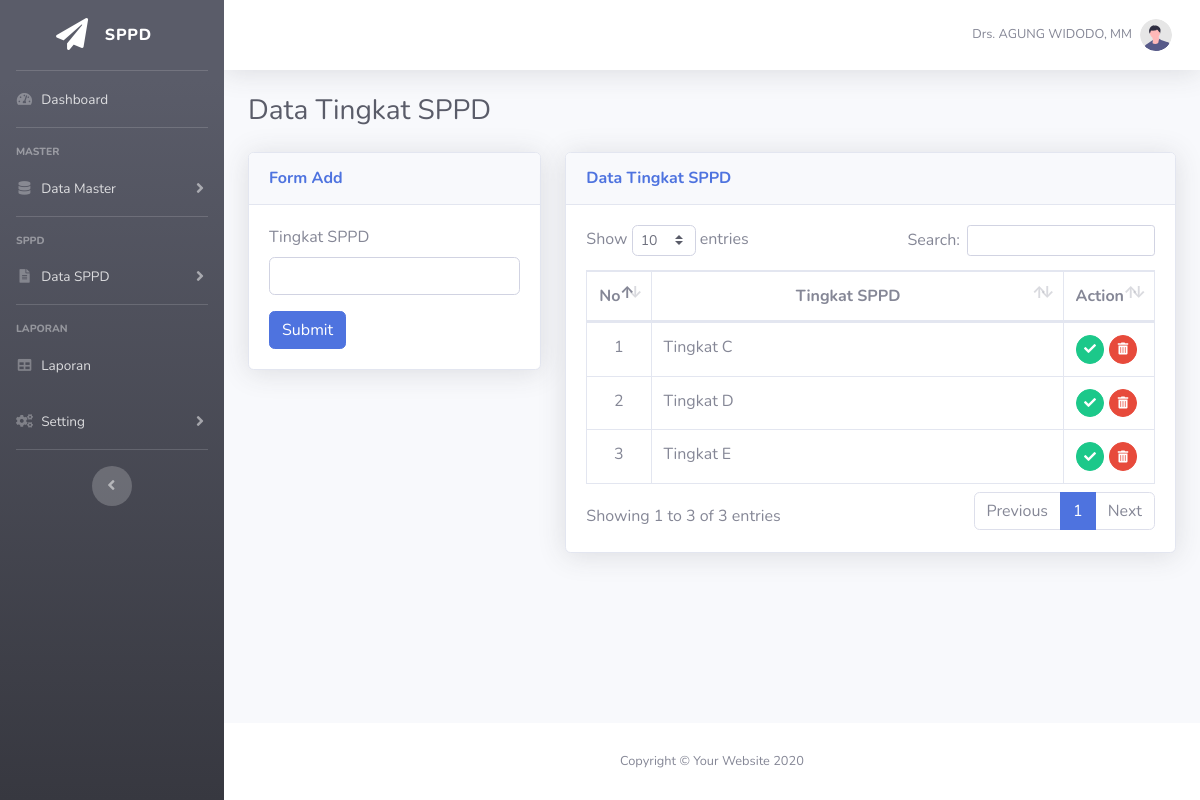
Page /index.php?page=tingkat (signed in) on the committed database.
### tables this page shows
CREATE TABLE `tb_pegawai` (
  `id_pegawai` int(11) NOT NULL,
  `nip` varchar(30) NOT NULL,
  `nama_pegawai` varchar(50) NOT NULL,
  `id_jabatan` int(11) NOT NULL,
  `id_golongan` int(11) NOT NULL,
  `id_tingkat` int(11) NOT NULL
);

CREATE TABLE `tb_tingkat` (
  `id_tingkat` int(11) NOT NULL,
  `tingkat` varchar(10) NOT NULL
);

### page/tingkat/tingkat.php (the view, shortened to what this page needs)
<h1 class="h3 mb-4 text-gray-800">Data Tingkat SPPD</h1>
<div class="row">
  <div class="col-lg-4 mb-4">
    <div class="card shadow mb-4">
      <div class="card-header py-3">
        <h6 class="m-0 font-weight-bold text-primary">Form Add</h6>
      </div>
      <div class="card-body">
        <form action="" method="POST">
          <div class="form-group">
            <label for="tingkat">Tingkat SPPD</label>
            <input type="text" class="form-control" name="tingkat" id="tingkat" autocomplete="off" autofocus required>
          </div>
          <button type="submit" name="add" class="btn btn-primary">Submit</button>
        </form>
      </div>
    </div>
  </div>
  <div class="col-lg-8 mb-4">
    <div class="card shadow mb-4">
      <div class="card-header py-3">
        <h6 class="m-0 font-weight-bold text-primary">Data Tingkat SPPD</h6>
      </div>
      <div class="card-body">
        <div class="table-responsive">
          <table class="table table-bordered" id="dataTable" width="100%" cellspacing="0">
            <thead>
              <tr>
                <th class="text-center">No</th>
                <th class="text-center">Tingkat SPPD</th>
                <th>Action</th>
              </tr>
            </thead>
            <tbody>
            <?php
              $no = 1;
              $tingkat = $conn->query("SELECT * FROM tb_tingkat");
              while ($data = $tingkat->fetch_assoc()) {
              ?>
              <tr>
                <td width="2%" class="text-center"><?= $no++; ?></td>
                <td><?= $data['tingkat']; ?></td>
                <td width="5%">
                  <a href="?page=tingkat&action=edit&id=<?= base64_encode($data['id_tingkat']); ?>" class="btn btn-success btn-circle btn-sm">
                    <i class="fas fa-check"></i>
                  </a>
                  <a href="#myModalTing" class="btn btn-danger btn-circle btn-sm deleteTing" data-id="<?= $data['id_tingkat']; ?>" role="button" data-toggle="modal">
                      <i class="fas fa-trash-alt"></i>
                  </a>
                </td>
              </tr>
              <?php } ?>
            </tbody>
          </table>
        </div>
      </div>
    </div>
  </div>
</div>

### index.php (shortened to what this page needs)
<?php
include('config.php');
?>
<!DOCTYPE html>
<html lang="en">
<head>
  <link href="asset/vendor/fontawesome-free/css/all.min.css" rel="stylesheet" type="text/css">
  <link href="asset/css/sb-admin-2.min.css" rel="stylesheet">
  <link href="asset/vendor/datatables/dataTables.bootstrap4.min.css" rel="stylesheet">
</head>
<body id="page-top">
  <div id="wrapper">
    <ul class="navbar-nav bg-gradient-dark sidebar sidebar-dark accordion" id="accordionSidebar">
      <a class="sidebar-brand d-flex align-items-center justify-content-center" href="index.php">
        <div class="sidebar-brand-icon">
          <i class="fas fa-paper-plane"></i>
        </div>
        <div class="sidebar-brand-text mx-3">SPPD</div>
      </a>
      <hr class="sidebar-divider my-0">
      <li class="nav-item">
        <a class="nav-link" href="index.php">
          <i class="fas fa-fw fa-tachometer-alt"></i>
          <span>Dashboard</span></a>
      </li>
      <hr class="sidebar-divider">
      <div class="sidebar-heading">
        Master
      </div>
      <li class="nav-item">
        <a class="nav-link collapsed" href="#" data-toggle="collapse" data-target="#collapseTwo" aria-expanded="true" aria-controls="collapseTwo">
          <i class="fas fa-fw fa-database"></i>
          <span>Data Master</span>
        </a>
      </li>
      <hr class="sidebar-divider">
      <div class="sidebar-heading">
        SPPD
      </div>
      <li class="nav-item">
        <a class="nav-link collapsed" href="#" data-toggle="collapse" data-target="#collapseOne" aria-expanded="true" aria-controls="collapseOne">
          <i class="fas fa-fw fa-file-alt"></i>
          <span>Data SPPD</span>
        </a>
      </li>
      <hr class="sidebar-divider">
      <div class="sidebar-heading">
        Laporan
      </div>
      <li class="nav-item">
        <a class="nav-link" href="#">
          <i class="fas fa-fw fa-table"></i>
          <span>Laporan</span></a>
      </li>
      <li class="nav-item">
        <a class="nav-link collapsed" href="#" data-toggle="collapse" data-target="#collapseThree" aria-expanded="true" aria-controls="collapseThree">
          <i class="fas fa-fw fa-cogs"></i>
          <span>Setting</span>
        </a>
      </li>
      <hr class="sidebar-divider d-none d-md-block">
      <div class="text-center d-none d-md-inline">
        <button class="rounded-circle border-0" id="sidebarToggle"></button>
      </div>
    </ul>
    <div id="content-wrapper" class="d-flex flex-column">
      <div id="content">
        <nav class="navbar navbar-expand navbar-light bg-white topbar mb-4 static-top shadow">
          <?php
          $nama = $conn->query("SELECT * FROM tb_pegawai WHERE id_pegawai = '$_SESSION[id_pegawai]'");
          $dataNama = $nama->fetch_assoc();
          ?>
          <ul class="navbar-nav ml-auto">
            <li class="nav-item dropdown no-arrow">
              <a class="nav-link dropdown-toggle" href="#" id="userDropdown" role="button" data-toggle="dropdown" aria-haspopup="true" aria-expanded="false">
                <span class="mr-2 d-none d-lg-inline text-gray-600 small"><?= $dataNama['nama_pegawai']; ?></span>
                <img class="img-profile rounded-circle" src="asset/img/undraw_profile.svg">
              </a>
            </li>
          </ul>
        </nav>
        <div class="container-fluid">
          <?php
          $page = $_GET['page'];
          $action = $_GET['action'];
          if ($page == "pegawai") {
            if ($action == "") {
              include "page/pegawai/pegawai.php";
            } elseif ($action == "add") {
              include "page/pegawai/add.php";
            } elseif ($action == "edit") {
              include "page/pegawai/edit.php";
            } elseif ($action == "delete") {
              include "page/pegawai/delete.php";
            }
          } elseif ($page == "tingkat") {
            if ($action == "") {
              include "page/tingkat/tingkat.php";
            } elseif ($action == "add") {
              include "page/tingkat/add.php";
            } elseif ($action == "edit") {
              include "page/tingkat/edit.php";
            } elseif ($action == "delete") {
              include "page/tingkat/delete.php";
            }
          } else {
            include "dashboard.php";
          }
          ?>
        </div>
      </div>
      <footer class="sticky-footer bg-white">
        <div class="container my-auto">
          <div class="copyright text-center my-auto">
            <span>Copyright &copy; Your Website 2020</span>
          </div>
        </div>
      </footer>
    </div>
  </div>
</body>
</html>

### rows in the picture
tb_pegawai: nama_pegawai "Drs. AGUNG WIDODO, MM"
tb_tingkat: tingkat "Tingkat C"
tb_tingkat: tingkat "Tingkat D"
tb_tingkat: tingkat "Tingkat E"
